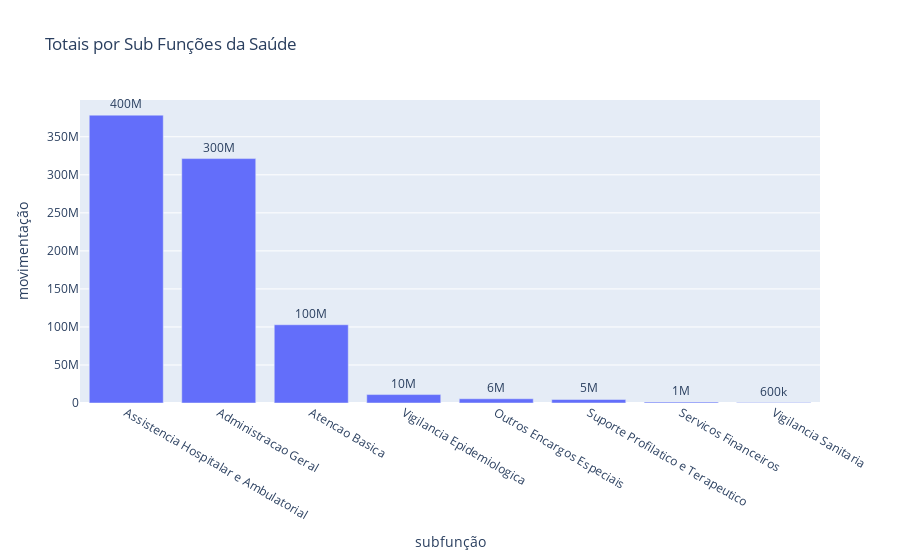

The code cell stored with this chart in its notebook:
### Code cell
subfuncoes_saude = pagamentos_saude[["desc_subf","valo_movi"]].groupby(["desc_subf"]).sum().reset_index()
subfuncoes_saude = subfuncoes_saude.sort_values("valo_movi", ascending=False)
subfuncoes_saude_bar = px.bar(subfuncoes_saude,
             y='valo_movi',
             x='desc_subf',
             text_auto='.1s',
             title="Totais por Sub Funções da Saúde",
             labels={
                 'valo_movi':'movimentação',
                 'desc_subf':'subfunção'
                 })
subfuncoes_saude_bar.update_traces(
                    textfont_size=12, 
                    textangle=0, 
                    textposition="outside", 
                    cliponaxis=False)
subfuncoes_saude_bar.show()

### Figure 1 — Plotly figure (JSON) as saved in the notebook; plotly's stock layout.template omitted (floating-point values rounded to 4 significant figures)
{"data": [{"alignmentgroup": "True", "cliponaxis": false, "hovertemplate": "subfunção=%{x}<br>movimentação=%{y}<extra></extra>", "legendgroup": "", "marker": {"color": "#636efa", "pattern": {"shape": ""}}, "name": "", "offsetgroup": "", "orientation": "v", "showlegend": false, "textangle": 0, "textfont": {"size": 12}, "textposition": "outside", "texttemplate": "%{y:.1s}", "type": "bar", "x": ["Assistencia Hospitalar e Ambulatorial", "Administracao Geral", "Atencao Basica", "Vigilancia Epidemiologica", "Outros Encargos Especiais", "Suporte Profilatico e Terapeutico", "Servicos Financeiros", "Vigilancia Sanitaria"], "xaxis": "x", "y": [378400000.0, 321300000.0, 102900000.0, 11090000.0, 5542000.0, 4620000.0, 1197000.0, 643700.0], "yaxis": "y"}], "layout": {"barmode": "relative", "legend": {"tracegroupgap": 0}, "title": {"text": "Totais por Sub Funções da Saúde"}, "xaxis": {"anchor": "y", "domain": [0, 1], "title": {"text": "subfunção"}}, "yaxis": {"anchor": "x", "domain": [0, 1], "title": {"text": "movimentação"}}}}
